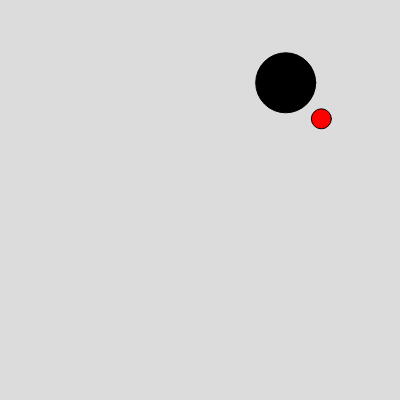
Frame 1 (no input)
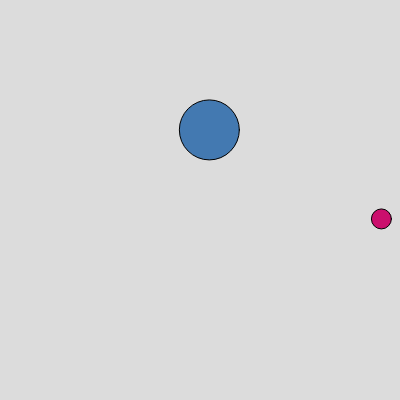
Frame 60 (no input)
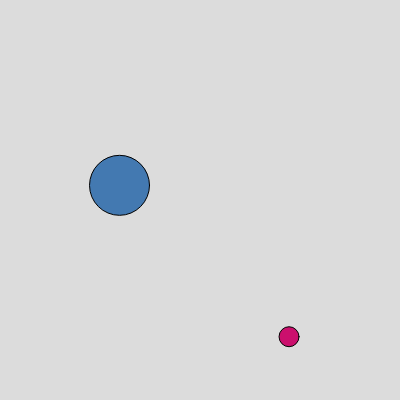
Frame 120 (the mouse pressed at the canvas centre since frame 60)

The p5.js sketch that drew these frames (run headless with seeded random() and noise() and a simulated clock; from frame 60 on, the mouse is pressed at the canvas centre):

// p5.js sketch
// ── sketch.js
// Variables creation
  // Shapes
  let circle1, circle2

  // Other Variables
  let w, distance, c, n, low, high

function setup() {  
  w = 400
  createCanvas(w, w)
  
  // Max Color
  c = 255
  
  // Flip to Negative Multiplier
  n = -1

  // Velocities
  low = -3
  high = 3
  
  // Circle 1 (Cannon) Variables
  circle1 = createCircle(60,"black")
  circle2 = createCircle(20,"red")
}

function draw() {
  background(220)
  
  updateCircle(circle1)
  updateCircle(circle2)
  
  // Collision Check
  distance = dist(circle1.x, circle1.y, circle2.x, circle2.y)
  if (distance <= circle1.r + circle2.r) {
    handleCollision()
  }
}

function createCircle(size, color) {
  return{
    x: random(w),
    y: random(w),
    dx: random(low,high),
    dy: random(low,high),
    s: size,
    r: 0.5 * size,
    color: color
  }
}

function updateCircle(c) {
  //Draw circle
  fill(c.color)
  circle(c.x, c.y, c.s)
  
  // Move Circle
  c.x += c.dx
  c.y += c.dy
  
  // Boundary Checks
  if (c.x - c.r < 0 || c.x + c.r > width) {
    c.dx *= n
  }
  if (c.y - c.r < 0 || c.y + c.r > height) {
    c.dy *= n
  }
}

function handleCollision() {
  // Change both circles' colors to random colors
  circle1.color = color(random(c), random(c), random(c))
  circle2.color = color(random(c), random(c), random(c))
  
  // Reverse the directions
  circle1.dx *= n
  circle1.dy *= n
  circle2.dx *= n
  circle2.dy *= n
}

// Reset function for key press
function reset() {
  circle1 = createCircle(60, "black")
  circle2 = createCircle(20, "red")
}

// Key press to reset
function keyPressed() {
  reset()
}
